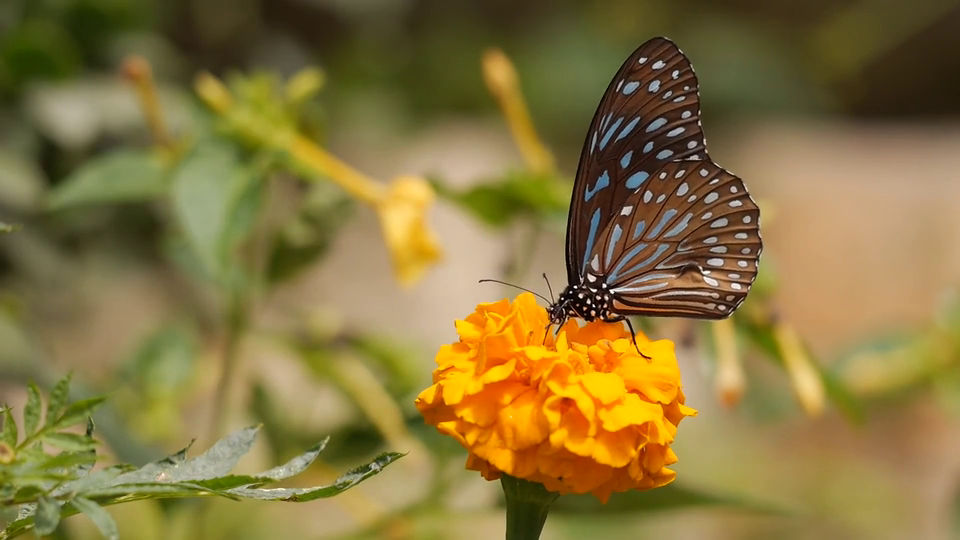
#> input picture frame 39 of assets/butterfly.mp4, 960 x 540 px
$ python colors_colordetection.py
#> lines starting #> are read from the running program, lines starting #| are printed output that depends on the picture; after the words box and inside, x2 and y2 are one past the last pixel; in counts of white or black regions, pixels touching at a corner belong together
import cv2
import numpy as np

cap = cv2.VideoCapture('./assets/butterfly.mp4')
while True:
    ret, frame = cap.read()
#> frame is the input picture: shape (540, 960, 3); mean B, G, R 61.8, 116.5, 135.1

    width = int(cap.get(3))
    height = int(cap.get(4))

    hsv = cv2.cvtColor(frame, cv2.COLOR_BGR2HSV)
#> hsv: shape (540, 960, 3); mean H, S, V 24.3, 140.4, 136.7

    lower_blue = np.array([50, 10, 50])
    upper_blue = np.array([255, 130, 255])

    # mask returns a new image with only the pixels belong to the following range, others as (0,0,0)
    mask = cv2.inRange(hsv, lower_blue, upper_blue)
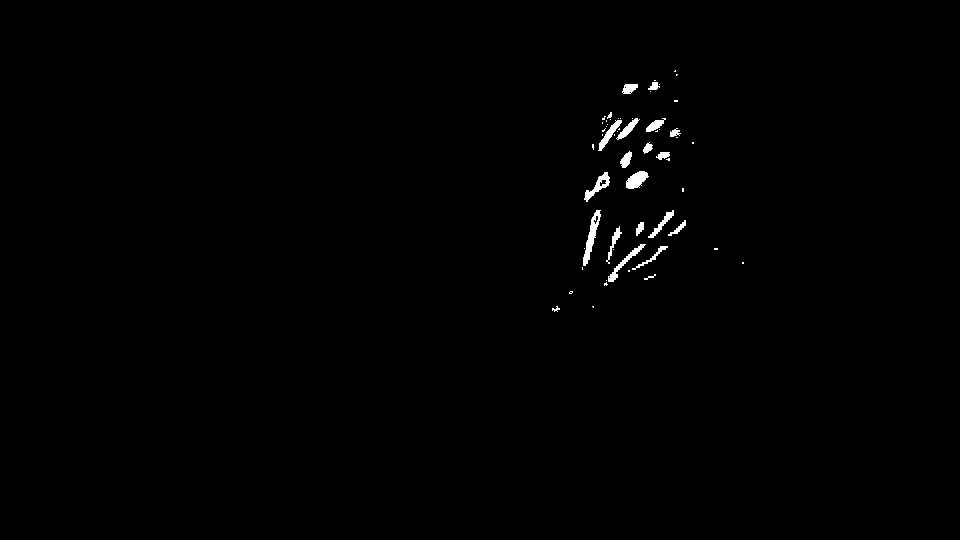
#> mask: shape (540, 960); 0.57% white; 58 white regions (37 under 20 px), largest, box (x1, y1, x2, y2) and area: (583, 210, 601, 266) 355, (626, 171, 649, 189) 262, (608, 244, 646, 282) 250
    # mask is only has 0s and 1s
    result = cv2.bitwise_and(frame, frame,  mask=mask)
    cv2.imshow('frame', result)
    cv2.imshow('mask', mask)

    if cv2.waitKey(100) == ord('q'):
#> (key q is pressed here)
        break
cap.release()
cv2.destroyAllWindows()

$ run again, starting later in the video
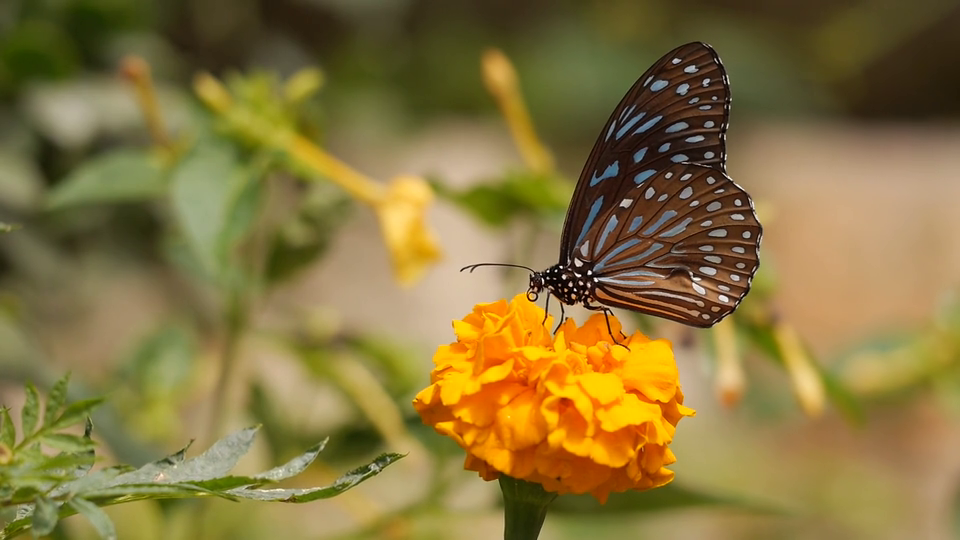
#> input picture frame 175 of assets/butterfly.mp4, 960 x 540 px
#> frame is the input picture: shape (540, 960, 3); mean B, G, R 61.5, 116.4, 135.2
#> hsv: shape (540, 960, 3); mean H, S, V 24.2, 141, 136.7
#> `mask = cv2.inRange(hsv, lower_blue, upper_blue)`:
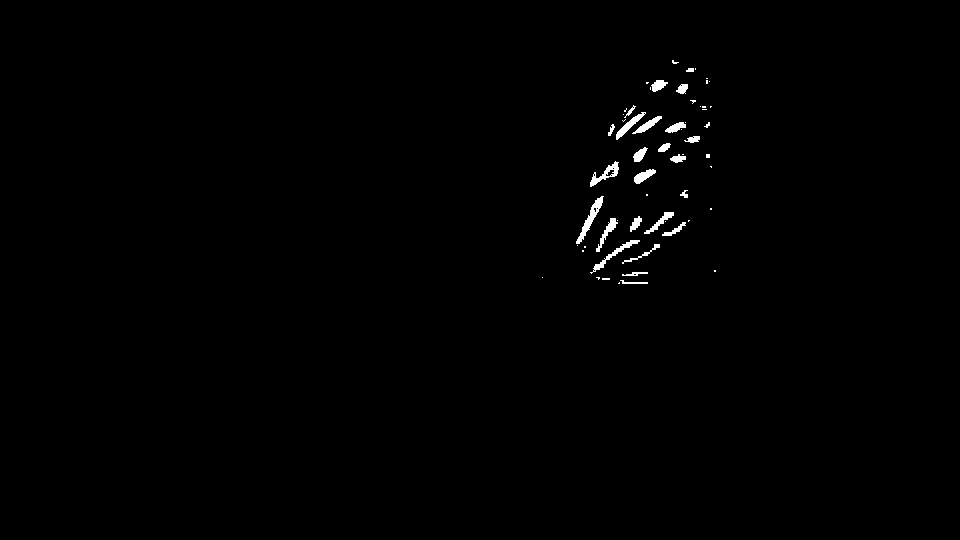
#> mask: shape (540, 960); 0.61% white; 58 white regions (34 under 20 px), largest, box (x1, y1, x2, y2) and area: (576, 196, 604, 244) 325, (590, 240, 640, 274) 245, (590, 161, 619, 187) 241

$ run again, starting later in the video
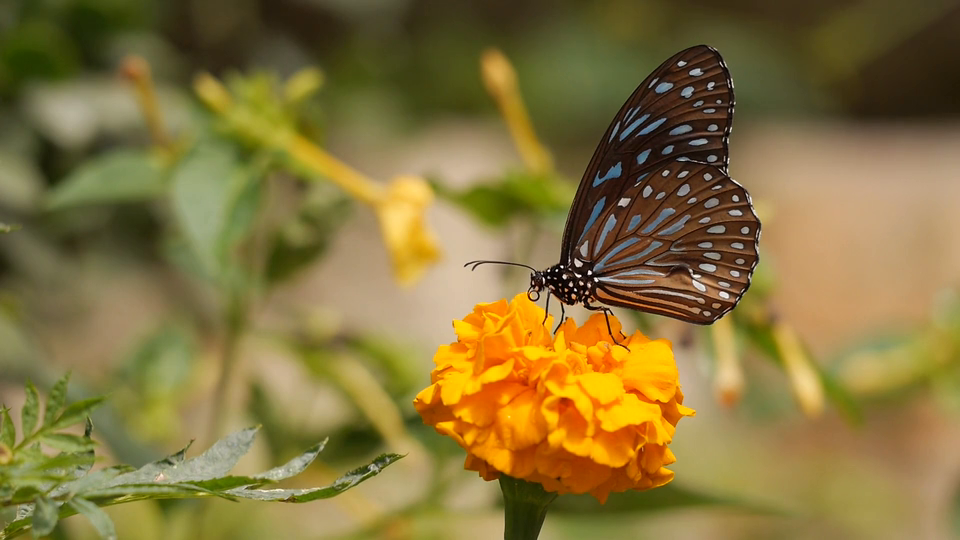
#> input picture frame 312 of assets/butterfly.mp4, 960 x 540 px
#> frame is the input picture: shape (540, 960, 3); mean B, G, R 60.3, 115.6, 133.7
#> hsv: shape (540, 960, 3); mean H, S, V 24.4, 142.5, 135.4
#> `mask = cv2.inRange(hsv, lower_blue, upper_blue)`:
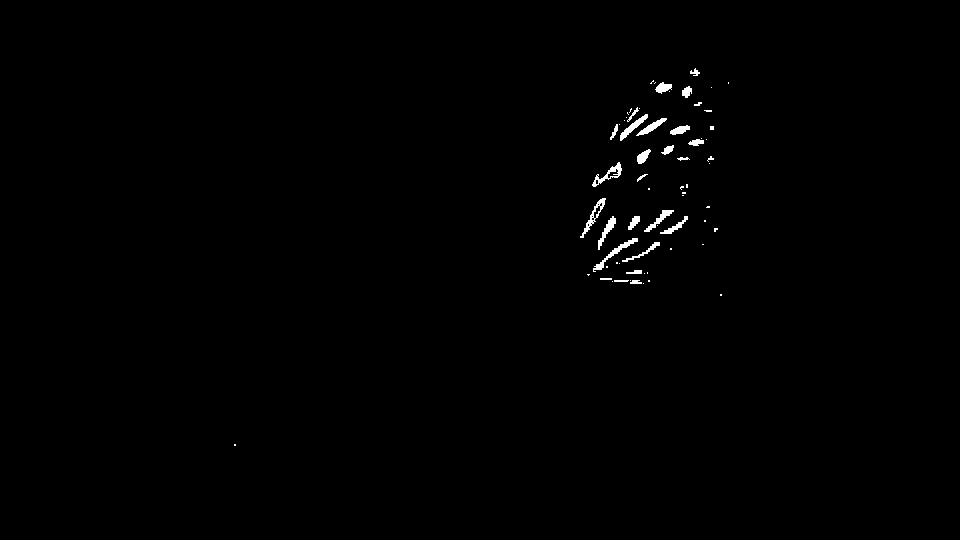
#> mask: shape (540, 960); 0.55% white; 66 white regions (40 under 20 px), largest, box (x1, y1, x2, y2) and area: (593, 238, 638, 272) 242, (592, 162, 622, 187) 207, (580, 198, 606, 238) 207
